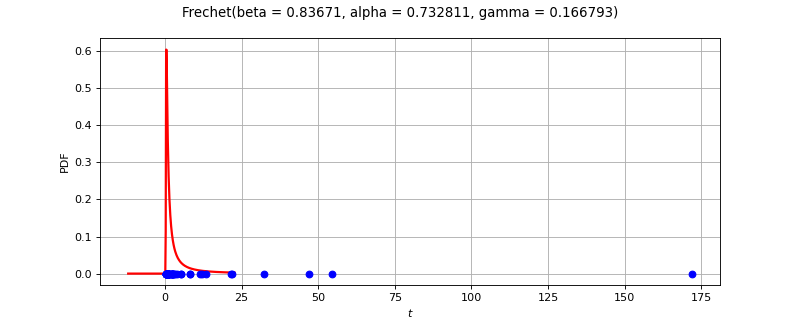

Here is the Python script that generated this plot:
import openturns as ot
from matplotlib import pyplot as plt
from openturns.viewer import View
ot.RandomGenerator.SetSeed(0)
factory = ot.FrechetFactory()
ref = factory.build()
dimension = ref.getDimension()
if dimension <= 2:
    if dimension == 1:
        sample = ref.getSample(50)
        distribution = factory.build(sample)
        distribution.setDescription(['$t$'])
        pdf_graph = distribution.drawPDF(256)
        cloud = ot.Cloud(sample, ot.Sample(sample.getSize(), 1))
        cloud.setColor('blue')
        cloud.setPointStyle('fcircle')
        pdf_graph.add(cloud)
        pdf_graph.setTitle(str(distribution))
        fig = plt.figure(figsize=(10, 4))
        pdf_axis = fig.add_subplot(111)
        View(pdf_graph, figure=fig, axes=[pdf_axis], add_legend=False)
    else:
        sample = ref.getSample(500)
        distribution = factory.build(sample)
        distribution.setDescription(['$t_0$', '$t_1$'])
        pdf_graph = distribution.drawPDF([256]*2)
        cloud = ot.Cloud(sample)
        cloud.setColor('red')
        cloud.setPointStyle('fcircle')
        pdf_graph.add(cloud)
        pdf_graph.setTitle(str(distribution))
        fig = plt.figure(figsize=(10, 4))
        pdf_axis = fig.add_subplot(111)
        View(pdf_graph, figure=fig, axes=[pdf_axis], add_legend=False, square_axes=True)
